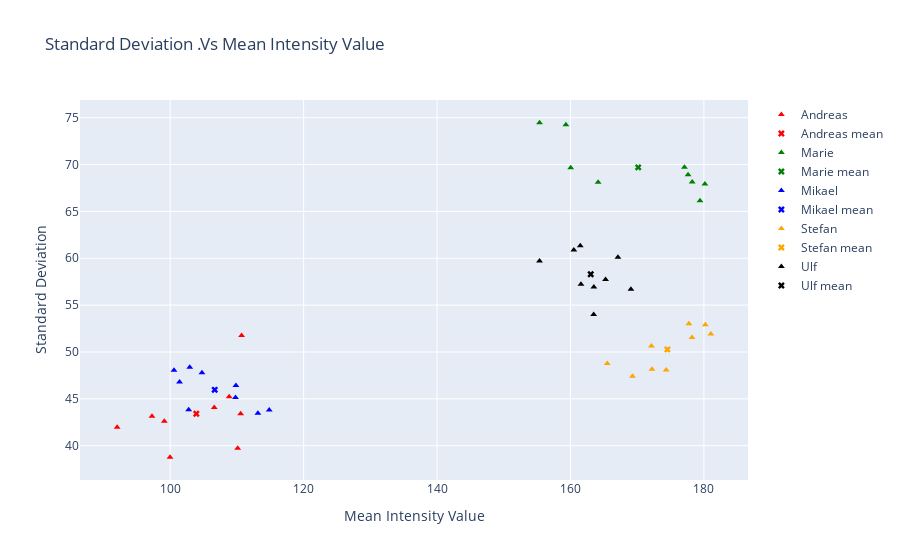

Source (notebook cell):
### Code cell
test1 = df_2.loc[df_2["Name"] == "Andreas"]
test2 = df_2.loc[df_2["Name"] == "Marie"]
test3 = df_2.loc[df_2["Name"] == "Mikael"]
test4 = df_2.loc[df_2["Name"] == "Stefan"]
test5 = df_2.loc[df_2["Name"] == "Ulf"]

test6 = df_1.loc[df_1["Name"] == "Andreas"]
test7 = df_1.loc[df_1["Name"] == "Marie"]
test8 = df_1.loc[df_1["Name"] == "Mikael"]
test9 = df_1.loc[df_1["Name"] == "Stefan"]
test10 = df_1.loc[df_1["Name"] == "Ulf"]


lst1 = [test1, test2, test3, test4, test5]
lst2 = [test6, test7, test8, test9, test10]


fig = go.Figure()
fig.update_layout(title_text="Standard Deviation .Vs Mean Intensity Value")
fig.update_xaxes(title_text="Mean Intensity Value")
fig.update_yaxes(title_text="Standard Deviation")
colors = ["red", "green", "blue", "orange", "black"]

for i in range(5):
    fig.add_trace(go.Scatter(x=lst1[i]["Mean"], y=lst1[i]["Std"], mode="markers", name=PEOPLE[i], line_color=colors[i],marker_symbol="triangle-up"))
    fig.add_trace(go.Scatter(x=lst2[i]["Mean"], y=lst2[i]["Std"], mode="markers", name=PEOPLE[i]+" mean",line_color=colors[i], marker_symbol="x"))######
fig.show()

### Figure 1 — Plotly figure (JSON) as saved in the notebook; plotly's stock layout.template omitted (floating-point values rounded to 4 significant figures)
{"data": [{"line": {"color": "red"}, "marker": {"symbol": "triangle-up"}, "mode": "markers", "name": "Andreas", "type": "scatter", "x": [108.8, 99.97, 106.6, 110.7, 92.05, 99.12, 97.27, 110.1, 110.6], "y": [45.21, 38.77, 44.08, 51.76, 41.97, 42.61, 43.15, 39.72, 43.41]}, {"line": {"color": "red"}, "marker": {"symbol": "x"}, "mode": "markers", "name": "Andreas mean", "type": "scatter", "x": [103.9], "y": [43.41]}, {"line": {"color": "green"}, "marker": {"symbol": "triangle-up"}, "mode": "markers", "name": "Marie", "type": "scatter", "x": [180.1, 160.0, 155.4, 179.4, 177.6, 159.3, 178.2, 177.1, 164.1], "y": [67.93, 69.65, 74.46, 66.15, 68.92, 74.25, 68.13, 69.72, 68.12]}, {"line": {"color": "green"}, "marker": {"symbol": "x"}, "mode": "markers", "name": "Marie mean", "type": "scatter", "x": [170.1], "y": [69.7]}, {"line": {"color": "blue"}, "marker": {"symbol": "triangle-up"}, "mode": "markers", "name": "Mikael", "type": "scatter", "x": [109.9, 104.8, 113.1, 114.8, 100.6, 101.4, 109.8, 102.8, 102.9], "y": [46.43, 47.79, 43.46, 43.81, 48.06, 46.81, 45.15, 43.83, 48.36]}, {"line": {"color": "blue"}, "marker": {"symbol": "x"}, "mode": "markers", "name": "Mikael mean", "type": "scatter", "x": [106.7], "y": [45.97]}, {"line": {"color": "orange"}, "marker": {"symbol": "triangle-up"}, "mode": "markers", "name": "Stefan", "type": "scatter", "x": [169.3, 180.2, 178.2, 172.2, 174.3, 165.5, 181.0, 177.7, 172.1], "y": [47.4, 52.91, 51.54, 48.16, 48.07, 48.78, 51.92, 53.02, 50.64]}, {"line": {"color": "orange"}, "marker": {"symbol": "x"}, "mode": "markers", "name": "Stefan mean", "type": "scatter", "x": [174.5], "y": [50.27]}, {"line": {"color": "black"}, "marker": {"symbol": "triangle-up"}, "mode": "markers", "name": "Ulf", "type": "scatter", "x": [155.4, 160.5, 163.5, 167.1, 163.5, 161.6, 161.5, 169.1, 165.3], "y": [59.71, 60.89, 54.01, 60.1, 56.92, 57.24, 61.35, 56.71, 57.75]}, {"line": {"color": "black"}, "marker": {"symbol": "x"}, "mode": "markers", "name": "Ulf mean", "type": "scatter", "x": [163.0], "y": [58.3]}], "layout": {"title": {"text": "Standard Deviation .Vs Mean Intensity Value"}, "xaxis": {"title": {"text": "Mean Intensity Value"}}, "yaxis": {"title": {"text": "Standard Deviation"}}}}
